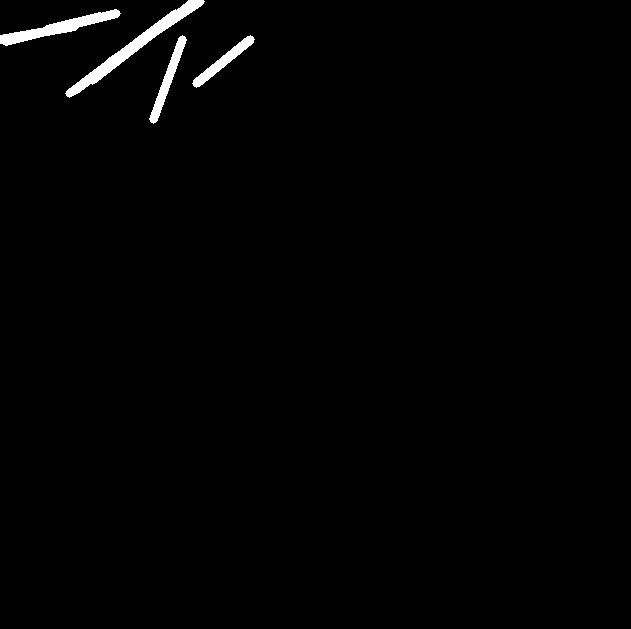
#> input picture liniesgruixudes.png, 631 x 629 px; the run also reads 2 pictures not shown here
$ python Final.py
#> lines starting #> are read from the running program, lines starting #| are printed output that depends on the picture; after the words box and inside, x2 and y2 are one past the last pixel; in counts of white or black regions, pixels touching at a corner belong together
### liniesentremig.py
import cv2
from PIL import Image
import numpy as np
import math

#Obrir la imatge en opencv i pil
imatgeopencv = cv2.imread('./liniesgruixudes.png')
#> imatgeopencv is the input picture: shape (629, 631, 3); 1.1% white; 4 white regions, box (x1, y1, x2, y2) and area: (65, 0, 205, 98) 1787, (0, 9, 121, 46) 1272, (149, 35, 187, 124) 790, (192, 35, 255, 88) 705
imatgepil = Image.open('./liniesgruixudes.png')

def ferlinies(img, imged):
    img = cv2.cvtColor(img, cv2.COLOR_BGR2RGB)
    img = cv2.cvtColor(img, cv2.COLOR_RGB2GRAY)
    px = imged.load()
    ma = cv2.imread('./retall.png')

    contorns, hirecrachy = cv2.findContours(img, cv2.RETR_TREE, cv2.CHAIN_APPROX_SIMPLE)

    def separarcontorns(contorns):
        llista = []
        for i in contorns:
            for z, q in i:
                z = int(z)
                q = int(q)
                llista.append([z, q])
        print(type(llista))
        return(llista)

    def lineaf(contorn):
        centre = int(len(contorn)/2)
        extrem1 = tuple(contorn[0])
        extrem2 = tuple(contorn[centre])
        ###Dibuixar cercles
        cv2.circle(ma, extrem1,3,(0,0,255),-1)
        cv2.circle(ma, extrem2,3,(0,255,0),-1)
        ##Agafar el centre i
        x1 = int(extrem1[0])
        y1 = int(extrem1[1])
        x2= int(extrem2[0])
        y2= int(extrem2[1])

        centrex = int((x1+x2)/2)
        centrey = int((y1+y2)/2)

        centre = tuple([centrex, centrey])
        #cv2.circle(ma, centre,3,(0,0,255),-1)
        return([extrem1, extrem2], [centrex, centrey])
        return([centrex, centrey])

    def graus(linea):
        mig = int(len(linea)/2)
        x1 = linea[0][0]
        y1 = linea[0][1]

        x2 = linea[mig][0]
        y2 = linea[mig][1]

        xd = x1 - x2
        yd = y1 - y2

        radiants = math.atan2(yd, xd)
        graus = math.degrees(radiants)
        return((int(graus))*-1)

    llistaliniespr = []
    llistaliniesfin = []
    llistacentres = []
    for i in range(len(contorns)):
        a = separarcontorns(contorns[i])
        a = lineaf(a)
        linea = tuple(a[0])
        llistaliniespr.append(linea[0])
        llistaliniesfin.append(linea[1])
        centre = tuple(a[1])
        llistacentres.append(centre)
        print(linea[0], linea[1])
        cv2.line(ma, linea[0], linea[1], (255,0,0),1)
        cv2.circle(ma, centre, 3, (255,0,0,), -1)
        print(graus(a[0]) ,'º')
    llistacentres.sort()
    for i in range(len(llistacentres)):
        if i != 0:
            cv2.line(ma, llistacentres[i-1], llistacentres[i], (0,255,0),1)

    llistaliniespr.sort()
    llistaliniesfin.sort()
    for i in range(len(llistaliniesfin)):
        if i != 0:
            cv2.line(ma, llistaliniesfin[i], llistacentres[i-1], (255,0,255),1)
    cv2.imshow('', ma)
    cv2.waitKey(0)

#ferlinies(imatgeopencv, imatgepil)

### ampladadit.py
import cv2
import imutils
from PIL import Image

def ampladadeldit(imatgeeditar, imatgevalors):

    gray_image = cv2.cvtColor(imatgevalors, cv2.COLOR_BGR2GRAY)

    ret,thresh = cv2.threshold(gray_image,120,255,0)

    # [5 lines of commented-out code are left out]

    contorn = cv2.findContours(thresh, cv2.RETR_EXTERNAL, cv2.CHAIN_APPROX_SIMPLE)
    cnt = imutils.grab_contours(contorn)
    c = max(cnt, key=cv2.contourArea)

    # [13 lines of commented-out code are left out]


    amunt=tuple(c[c[:,:, 1].argmin()][0])

    cv2.circle(imatgevalors, amunt,1, (0,0,255), -1)
    cv2.rectangle(imatgevalors, (amunt[0]-35, amunt[1]+10), (amunt[0]+35, amunt[1]), (255,0,0), 1)
    ##
    ditmig = (amunt[0]-35,amunt[1],amunt[0]+60,amunt[1]+25)

    im1 = imatgeeditar.crop(ditmig)
    im1.save('./ditmig.png')

    #cv2.imshow('', imatgevalors)
    #cv2.waitKey(0)
    ########################

    dmig = cv2.imread('./ditmig.png')
    dmig_gris = cv2.cvtColor(dmig, cv2.COLOR_BGR2GRAY)
    dmigret,dmigthresh = cv2.threshold(dmig_gris,127,255,0)

    contorndmig = cv2.findContours(dmigthresh, cv2.RETR_EXTERNAL, cv2.CHAIN_APPROX_SIMPLE)
    cntdmig = imutils.grab_contours(contorndmig)
    cdmig = max(cntdmig, key=cv2.contourArea)

    esquerra = tuple(cdmig[cdmig[:,:, 1].argmax()][0])
    dreta = tuple(cdmig[cdmig[:,:, 0].argmax()][0])

    #print(esquerra, dreta)

    cv2.circle(dmig, esquerra,1, (255,0,0), -1)
    cv2.circle(dmig, dreta,1, (255,0,0), -1)

    ampladadit = dreta[0]-esquerra[0]

    return(ampladadit)

### trobarcontorn.py
import cv2
from PIL import Image

def trobarpalmell(ampladadit, imatge, imatgeretall):
    gray_image = cv2.cvtColor(imatge, cv2.COLOR_BGR2GRAY)

    ret,thresh = cv2.threshold(gray_image,127,255,0)

    M = cv2.moments(thresh)

    cX = int(M["m10"] / M["m00"])
    cY = int(M["m01"] / M["m00"])

    #p1 = (int(cX-151), int(cY-55))
    #p2 = (int(cX+105), int(cY+115))

    p1 = (int(cX-150), int(cY-60))
    p2 = (int(cX+100), int(cY+150))

    print('Centre:', cX, cY)
    print(ampladadit)

    cv2.circle(imatge, (cX, cY), 5, (255,255,255), -1)
    #palmell = int(cX-151),int(cY-55),int(cX+105),int(cY+115)
    palmell = int(cX-(ampladadit*3+3)),int(cY-(ampladadit+5)),int(cX+(ampladadit*2+5)),int(cY+(ampladadit*3+15))

    cv2.circle(imatge, (cX, cY), 5, (255, 255, 255), -1)
    cv2.rectangle(imatge, p1, p2, (0,0,255), 1)

    im = imatgeretall.crop(palmell)
    im.save('retall.png')
    return(im)

### liniesgruixudes.py
##fa linies gordes i les posa a la imatge negre
##
##
##
##
import cv2
import PIL
import numpy as np
def dibuixargruixut(img):

    # [6 lines of commented-out code are left out]

    img = cv2.Canny(img, 70, 70)

    #cv2.imshow('',img)
    #cv2.waitKey(0)


    lineat = cv2.imread('./fondo.png')
    linies = cv2.HoughLinesP(img, 1, np.pi / 180, 15, np.array([]),50,20)
    for linea in linies:
        for x1,y1,x2,y2 in linea:
            cv2.line(lineat, (x1,y1),(x2,y2), (255,255,255), 7)

    cv2.imwrite('./liniesgruixudes.png', lineat)

### Final.py
import cv2
from PIL import Image
import os
from ampladadit import ampladadeldit
from trobarcontorn import trobarpalmell
from liniesgruixudes import dibuixargruixut
from liniesentremig import ferlinies

imatgeeditar = Image.open('./ma.png')
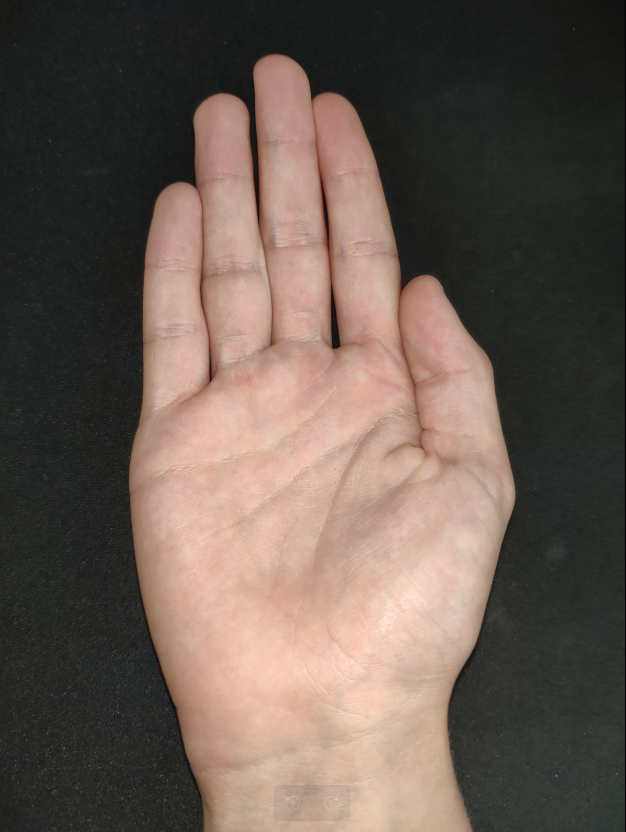
#> input picture ma.png, 626 x 832 px
#> imatgeeditar is the input picture: PIL image 626x832 RGBA; mean R, G, B, A 105.2, 90.3, 81.6, 255
imatge = cv2.imread('./ma.png')

ampladadit = ampladadeldit(imatgeeditar, imatge)
#> in ampladadeldit, `ret,thresh = cv2.threshold(gray_image,120,255,0)`: thresh: shape (832, 626); 40.3% white; 2 white regions (1 under 20 px)
#> in ampladadeldit, `contorn = cv2.findContours(thresh, cv2.RETR_EXTERNAL, cv2.CHAIN_APPROX..`: contorn = 2 contours, 1 with area under 20; largest, box (x1, y1, x2, y2) and area: (132, 57, 515, 832) 208110
#> in ampladadeldit, `cnt = imutils.grab_contours(contorn)`: cnt has the same summary as contorn
#> in ampladadeldit, `c = max(cnt, key=cv2.contourArea)`: c = contour of 1421 points, box (x1, y1, x2, y2) (132, 57, 515, 832), area 208110
#> in ampladadeldit, `amunt=tuple(c[c[:,:, 1].argmin()][0])`: amunt = (270, 57)
#> in ampladadeldit, `cv2.circle(imatgevalors, amunt,1, (0,0,255), -1)`: imatgevalors: shape (832, 626, 3); mean B, G, R 81.6, 90.3, 105.2
#> in ampladadeldit, `cv2.rectangle(imatgevalors, (amunt[0]-35, amunt[1]+10), (amunt[0]+35, ..`: imatgevalors: shape (832, 626, 3); mean B, G, R 81.6, 90.3, 105.1
#> in ampladadeldit, `ditmig = (amunt[0]-35,amunt[1],amunt[0]+60,amunt[1]+25)`: ditmig = (235, 57, 330, 82)
#> in ampladadeldit, `dmigret,dmigthresh = cv2.threshold(dmig_gris,127,255,0)`: dmigthresh: shape (25, 95); 40.2% white; 1 white region
#> in ampladadeldit, `contorndmig = cv2.findContours(dmigthresh, cv2.RETR_EXTERNAL, cv2.CHAI..`: contorndmig = 1 contour; box (x1, y1, x2, y2) and area: (21, 1, 72, 25) 894
#> in ampladadeldit, `cntdmig = imutils.grab_contours(contorndmig)`: cntdmig has the same summary as contorndmig
#> in ampladadeldit, `cdmig = max(cntdmig, key=cv2.contourArea)`: cdmig = contour of 42 points, box (x1, y1, x2, y2) (21, 1, 72, 25), area 894
#> in ampladadeldit, `esquerra = tuple(cdmig[cdmig[:,:, 1].argmax()][0])`: esquerra = (22, 24)
#> in ampladadeldit, `dreta = tuple(cdmig[cdmig[:,:, 0].argmax()][0])`: dreta = (71, 24)
#> in ampladadeldit, `cv2.circle(dmig, esquerra,1, (255,0,0), -1)`: dmig: shape (25, 95, 3); mean B, G, R 69, 75.5, 95.4
#> in ampladadeldit, `cv2.circle(dmig, dreta,1, (255,0,0), -1)`:
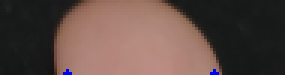
#> dmig: shape (25, 95, 3) (shown 3 times larger); mean B, G, R 69.2, 75.3, 95.1
#> in ampladadeldit, `ampladadit = dreta[0]-esquerra[0]`: ampladadit = 49
#> ampladadit = 49
trobarpalmell(ampladadit, imatge, imatgeeditar)
#> in trobarpalmell, `ret,thresh = cv2.threshold(gray_image,127,255,0)`:
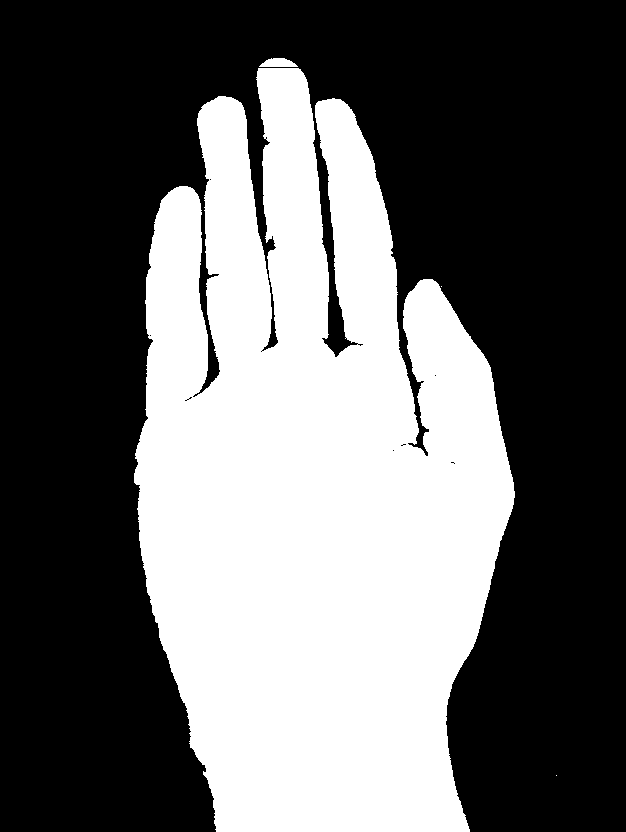
#> thresh: shape (832, 626); 39.5% white; 4 white regions (2 under 20 px), largest, box (x1, y1, x2, y2) and area: (134, 68, 515, 832) 205614, (259, 58, 298, 67) 256
#> in trobarpalmell, `M = cv2.moments(thresh)`: M = moments, m00 52497360, centre m10/m00, m01/m00 = (311.7, 486.2)
#> in trobarpalmell, `cX = int(M["m10"] / M["m00"])`: cX = 311
#> in trobarpalmell, `cY = int(M["m01"] / M["m00"])`: cY = 486
#> in trobarpalmell, `p1 = (int(cX-150), int(cY-60))`: p1 = (161, 426)
#> in trobarpalmell, `p2 = (int(cX+100), int(cY+150))`: p2 = (411, 636)
#| Centre: 311 486
#| 49
#> in trobarpalmell, `cv2.circle(imatge, (cX, cY), 5, (255,255,255), -1)`: imatge: shape (832, 626, 3); mean B, G, R 81.7, 90.3, 105.1
#> in trobarpalmell, `palmell = int(cX-(ampladadit*3+3)),int(cY-(ampladadit+5)),int(cX+(ampl..`: palmell = (161, 432, 414, 648)
#> in trobarpalmell, `cv2.rectangle(imatge, p1, p2, (0,0,255), 1)`: imatge: shape (832, 626, 3); mean B, G, R 81.4, 90, 105.2

palmell = cv2.imread('./retall.png')
palmellgris = cv2.imread('./retall.png', cv2.IMREAD_GRAYSCALE)
#> palmellgris: shape (216, 253); min 98, max 240, mean 189.1

dibuixargruixut(palmellgris)
#> in dibuixargruixut, `img = cv2.Canny(img, 70, 70)`:
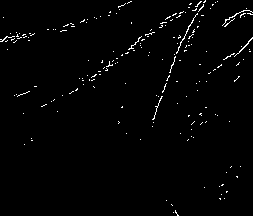
#> img: shape (216, 253); 1.5% white in thin lines or dots
#> in dibuixargruixut, `linies = cv2.HoughLinesP(img, 1, np.pi / 180, 15, np.array([]),50,20)`: linies = [[153, 119, 182, 39], [69, 93, 175, 13], [92, 80, 191, 3], [75, 90, 166, 22], [0, 39, 74, 26], [5, 41, 116, 13], [196, 83, 250, 39], [47, 29, 100, 16], [109, 62, 200, 1]]
#> the loop in dibuixargruixut, `for linea in linies:` made 9 passes

gruixcv = cv2.imread('./liniesgruixudes.png')
gruixpil = Image.open('./liniesgruixudes.png')

ferlinies(gruixcv, gruixpil)
#> in ferlinies, `img = cv2.cvtColor(img, cv2.COLOR_RGB2GRAY)`: img: shape (629, 631); 1.1% white; 4 white regions
#> in ferlinies, `contorns, hirecrachy = cv2.findContours(img, cv2.RETR_TREE, cv2.CHAIN_..`: contorns = 4 contours; box (x1, y1, x2, y2) and area: (65, 0, 205, 98) 1646, (0, 9, 121, 46) 1146, (149, 35, 187, 124) 699, (192, 35, 255, 88) 639; hirecrachy = [[1, -1, -1, -1], [2, 0, -1, -1], [3, 1, -1, -1], [-1, 2, -1, -1]]
#> the loop in ferlinies, `for i in range(len(contorns)):` made 4 passes
#> (centrex in lineaf, centrey in lineaf) on passes 1 to 4: (223, 61), (167, 79), (60, 27), (132, 46)
#| <class 'list'>
#| (250, 35) (196, 87)
#| 43 º
#| <class 'list'>
#| (182, 35) (153, 123)
#| 71 º
#| <class 'list'>
#| (114, 9) (7, 45)
#| 18 º
#| <class 'list'>
#> (further printed lines are left out)
#> after the loop in ferlinies, `for i in range(len(contorns)):`:
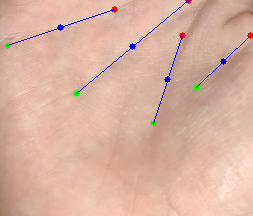
#> ma: shape (216, 253, 3); mean B, G, R 161.5, 178.3, 217.3
#> after the loop in ferlinies, `for i in range(len(contorns)):`: llistacentres = [(223, 61), (167, 79), (60, 27), (132, 46)]; llistaliniesfin = [(196, 87), (153, 123), (7, 45), (76, 93)]; llistaliniespr = [(250, 35), (182, 35), (114, 9), (188, 0)]
#> the loop in ferlinies, `for i in range(len(llistacentres)):` made 4 passes
#> after the loop in ferlinies, `for i in range(len(llistacentres)):`:
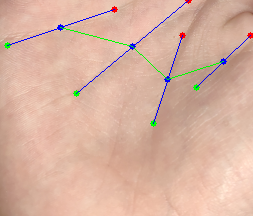
#> ma: shape (216, 253, 3); 0.3% of pixels changed, all inside (x1, y1, x2, y2) = (60, 27, 224, 80)
#> the loop in ferlinies, `for i in range(len(llistaliniesfin)):` made 4 passes
#> after the loop in ferlinies, `for i in range(len(llistaliniesfin)):`:
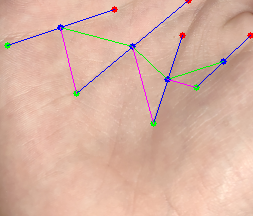
#> ma: shape (216, 253, 3); 0.32% of pixels changed, all inside (x1, y1, x2, y2) = (60, 27, 197, 124)
